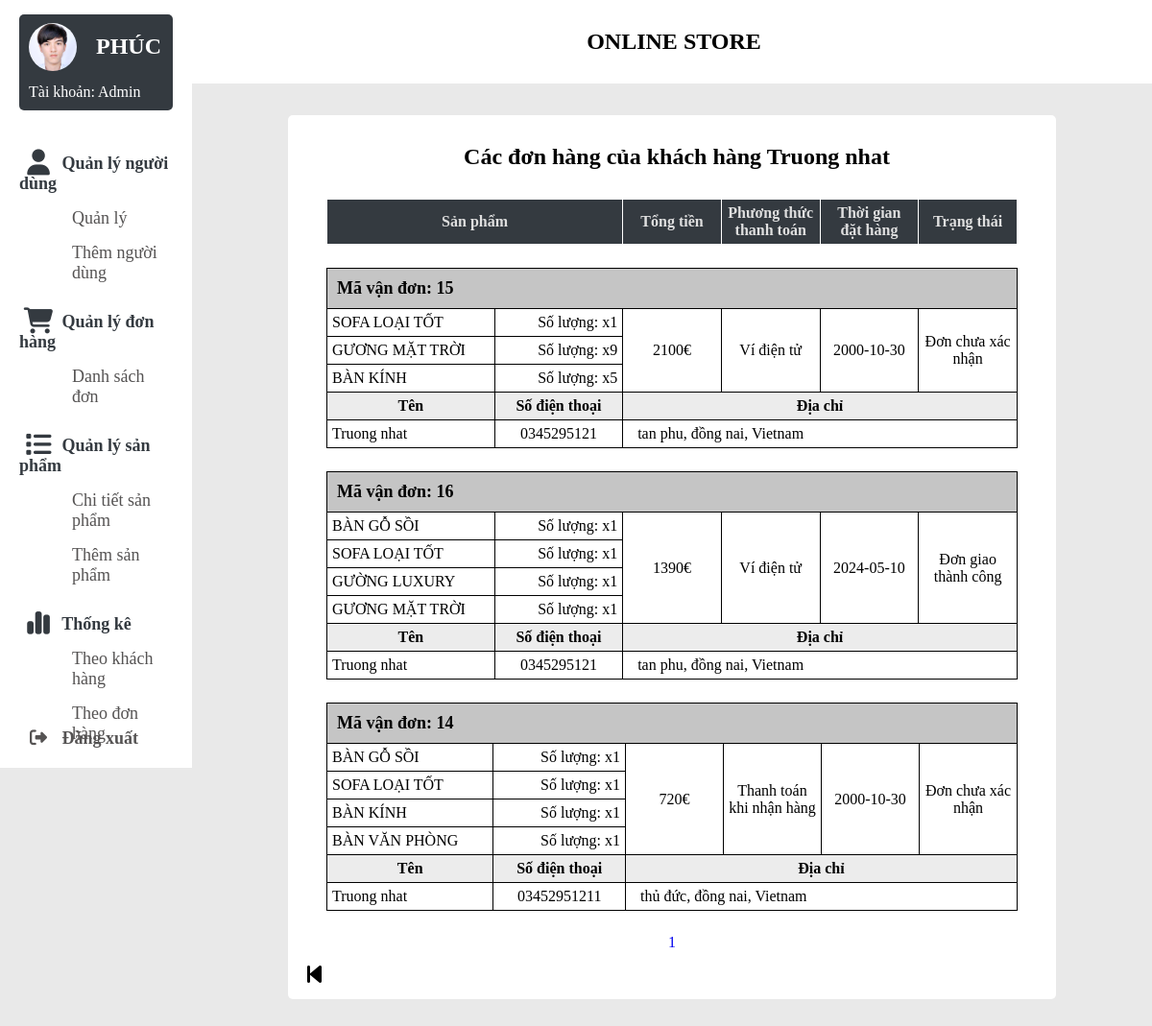
/admin/donhang_user-admin.php?name=Truong nhat, run on the app's committed database.
### tables this page shows
CREATE TABLE `cart_detail` (
  `id` int(11) NOT NULL,
  `username` varchar(500) NOT NULL,
  `hoten` varchar(50) NOT NULL,
  `diachi` varchar(1000) NOT NULL,
  `sdt` varchar(50) NOT NULL,
  `payment` varchar(50) NOT NULL,
  `tensp` varchar(500) NOT NULL,
  `soluong` varchar(500) NOT NULL,
  `gia` varchar(500) NOT NULL,
  `tong` varchar(50) NOT NULL,
  `tongtien` varchar(50) NOT NULL,
  `xuly` varchar(50) NOT NULL,
  `time_shipping` date NOT NULL,
  `time_order` date NOT NULL
);

### admin/donhang_user-admin.php (the view, shortened to what this page needs)
<?php
global $conn;
$username_admin = $_GET['admin'];
$hoten = $_GET['name'];
$sql = "SELECT * from cart_detail where hoten = '$hoten' order by CAST(tongtien AS DECIMAL(10,2))  desc";
$result = $conn->query($sql);
?>
<span style="font-family: verdana, geneva, sans-serif;">
<!DOCTYPE html>
<html lang="en">
<head>
    <link rel="stylesheet" href="style/style_admin.css" />
    <link rel="stylesheet" href="style/style_cartadmin.css"/>
    <link rel="stylesheet" href="https://cdnjs.cloudflare.com/ajax/libs/font-awesome/6.5.0/css/all.min.css" />
</head>
<body>
    <div class="container">
    <?php include 'navbar.php'; ?>
    <div class="top-banner">
        <p>online store</p>
    </div>
    <section class="main">
        <div class="main-top"></div>
        <div class="background-section">
        <div class="main-body">
            <h1>Các đơn hàng của khách hàng <?php echo $hoten?></h1>
        </div>
        <table class="table-main">
            <tr class="tr-main">
                <th class="sanpham" colspan="2">Sản phẩm</th>
                <th class="doanhthu">Tổng tiền</th>
                <th class="vanchuyen">Phương thức thanh toán</th>
                <th class="thoigian">Thời gian đặt hàng</th>
                <th class="trangthai">Trạng thái</th>
            </tr>
        </table>
        <?php
        $records_per_page = 5;
        $sql_count = "SELECT COUNT(*) AS total_records FROM cart_detail";
        $result_count = $conn->query($sql_count);
        $row_count = $result_count->fetch_assoc();
        $total_records = $row_count['total_records'];
        $total_pages = ceil($total_records / $records_per_page);
        $pagination = "<div class='pagination'>";
        for ($i = 1; $i <= $total_pages; $i++) {
            $pagination .= "<a href='?admin=$username_admin&name=$hoten&page=$i'>$i</a>";
        }
        $pagination .= "</div>";
        while ($row = $result->fetch_assoc()) {
            $tensp_array = explode('/', $row['tensp']);
            $soluong_array = explode('/', $row['soluong']);
            $count_slash = count($tensp_array);
            ?>
            <table class="table-data">
                <tr class="tr-data">
                    <th class="mavandon" colspan="8">
                        Mã vận đơn: <?php echo $row['id']?>
                    </th>
                </tr>
                <?php foreach ($tensp_array as $key => $product) { ?>
                    <tr>
                    <td class="sanpham">
                        <?php echo $product?>
                    </td>
                    <td class="soluong">Số lượng: x<?php echo $soluong_array[$key]?></td>
                    <?php if ($key === 0)
                    {
                        ?>
                        <td class="doanhthu" rowspan="<?php echo $count_slash?>">
                            <?php echo $row['tongtien'].'€'?>
                        </td>
                        <td class="vanchuyen" rowspan="<?php echo $count_slash?>">
                            <?php echo $row['payment']?>
                        </td>
                        <td class="date" rowspan="<?php echo $count_slash?>"><?php echo $row['time_shipping']?></td>
                        <td class="trangthai" rowspan="<?php echo $count_slash?>">
                            <?php
                            if ($row['xuly']==1){
                                echo 'Đơn chưa xác nhận';
                            }
                            else if ($row['xuly']==2){
                                echo 'Đơn đã xác nhận';
                            }
                            else if ($row['xuly']==3){
                                echo 'Đơn giao thành công';
                            }
                            else if ($row['xuly']==4){
                                echo 'Hủy đơn';
                            }
                            ?>
                        </td>
                        <?php
                    }
                    ?>
                </tr>
                <?php } ?>
                <tr>
                    <th class="name">Tên</th>
                    <th class="sdt">Số điện thoại</th>
                    <th colspan="6" class="address">Địa chỉ</th>
                </tr>
                <tr>
                    <td class="name">
                        <?php echo $row['hoten']?>
                    </td >
                    <td class="sdt">
                        <?php echo $row['sdt']?>
                    </td>
                    <td colspan="6" class="address">
                        <?php echo $row['diachi']?>
                    </td>
                </tr>
            </table>
            <?php
        }
        echo $pagination;
        ?>
            <div class="button-back" title="Quay về trang trước">
                <a href="user_statistic-admin.php?admin=<?php echo $username_admin?>">
                    <i class="fa-solid fa-backward-step fa-xl" style="color: black;"></i>
                </a>
            </div>
        </div>
    </section>
</div>
</body>
</html>

### admin/style/style_admin.css (style rules this page uses)
* { margin: 0; padding: 0; outline: none; border: none; text-decoration: none; list-style: none; box-sizing: border-box; font-family: 'Times New Roman', Times, serif; }
body { background: rgb(233, 233, 233); overflow-y: scroll; }
.container { display:flex; }
img, h1 { margin-left: 10px; }
.top-banner { top: 0; left: 0; position: fixed; width: 85% ; padding: 30px; z-index: 6666; background-color: #fff; margin-left: 16% ; }
p { text-align: center ; font-weight: bold; font-size: 24px; text-transform: uppercase; }
.main { width: 100% ; text-align: center; }
.main-top { padding: 50px; }
.main-body { padding: 10px 10px 10px 20px; }
h1 { margin: 20px 10px; }
.background-section { background-color: white; margin-top: 2%; margin-bottom: 4% ; margin-left: 100px; margin-right: 100px; border-radius: 5px; }
.button-back { display: block; margin-top: 3%; text-align: left; margin-left: 20px; }

### admin/style/style_cartadmin.css (style rules this page uses)
table { margin-left: 5%; width: 90%; margin-bottom: 3%; }
th, td, table { border: solid 1px black; border-collapse: collapse; }
th:not(.mavandon):not(th.name):not(th.address):not(th.sdt) { background-color: #343a40; color: #dfdfdf; border: solid 1px white; }
th,td { padding-top: 20px; padding-bottom: 30px; padding: 5px; }
.mavandon { background-color: #c5c5c5; text-align: left; font-size: 18px; padding:10px }
th.sanpham { width: 30%; }
td.soluong { text-align: right; width: 13%; }
td.sanpham { width: 17%; }
.doanhthu { width: 10%; text-align: center; }
.trangthai { width: 10%; text-align: center; }
.vanchuyen { width: 10%; }
td.vanchuyen { text-align: center; }
.thoigian { width: 10%; }
.date { width: 10%; text-align: center; }
.background-section { padding-bottom: 2.5%; }
th.name, th.address, th.sdt { background-color: rgb(236, 236, 236); }
td.sdt { text-align: center; }
td.address { padding-left: 15px; }

### data on the page
cart_detail: id "15", tensp "SOFA LOẠI TỐT", soluong "1", tongtien "2100", payment "Ví điện tử", time_shipping "2000-10-30", xuly "Đơn chưa xác nhận", tensp "GƯƠNG MẶT TRỜI", soluong "9", tensp "BÀN KÍNH", soluong "5", hoten "Truong nhat", sdt "0345295121", diachi "tan phu, đồng nai, Vietnam"
cart_detail: id "16", tensp "BÀN GỖ SỒI", soluong "1", tongtien "1390", payment "Ví điện tử", time_shipping "2024-05-10", xuly "Đơn giao thành công", tensp "SOFA LOẠI TỐT", tensp "GƯỜNG LUXURY", tensp "GƯƠNG MẶT TRỜI", hoten "Truong nhat", sdt "0345295121", diachi "tan phu, đồng nai, Vietnam"
cart_detail: id "14", tensp "BÀN GỖ SỒI", soluong "1", tongtien "720", payment "Thanh toán khi nhận hàng", time_shipping "2000-10-30", xuly "Đơn chưa xác nhận", tensp "SOFA LOẠI TỐT", tensp "BÀN KÍNH", tensp "BÀN VĂN PHÒNG", hoten "Truong nhat", sdt "03452951211", diachi "thủ đức, đồng nai, Vietnam"

### other printed values
$hoten "Truong nhat"
